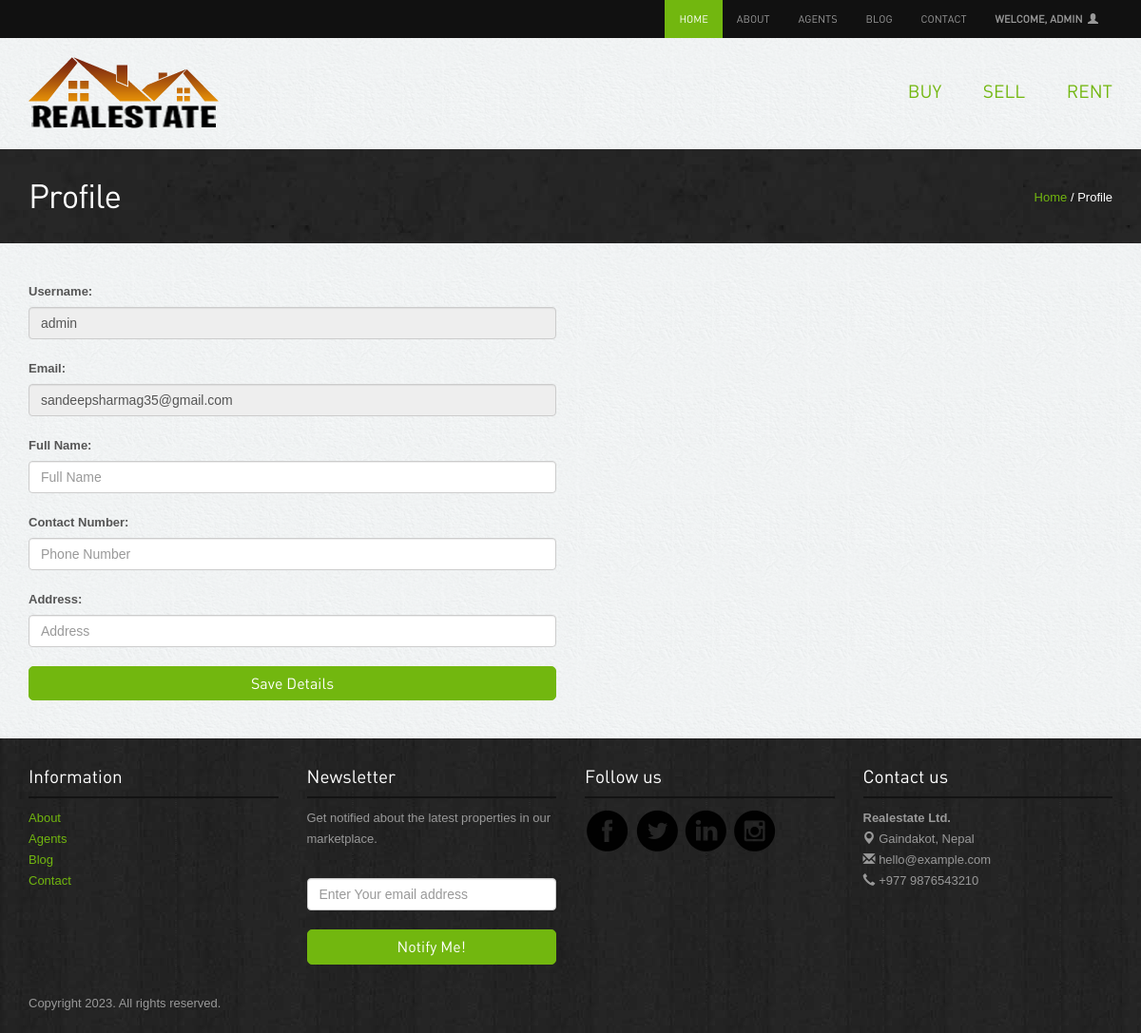
The page /profile/ (signed in) on the database as committed earlier.
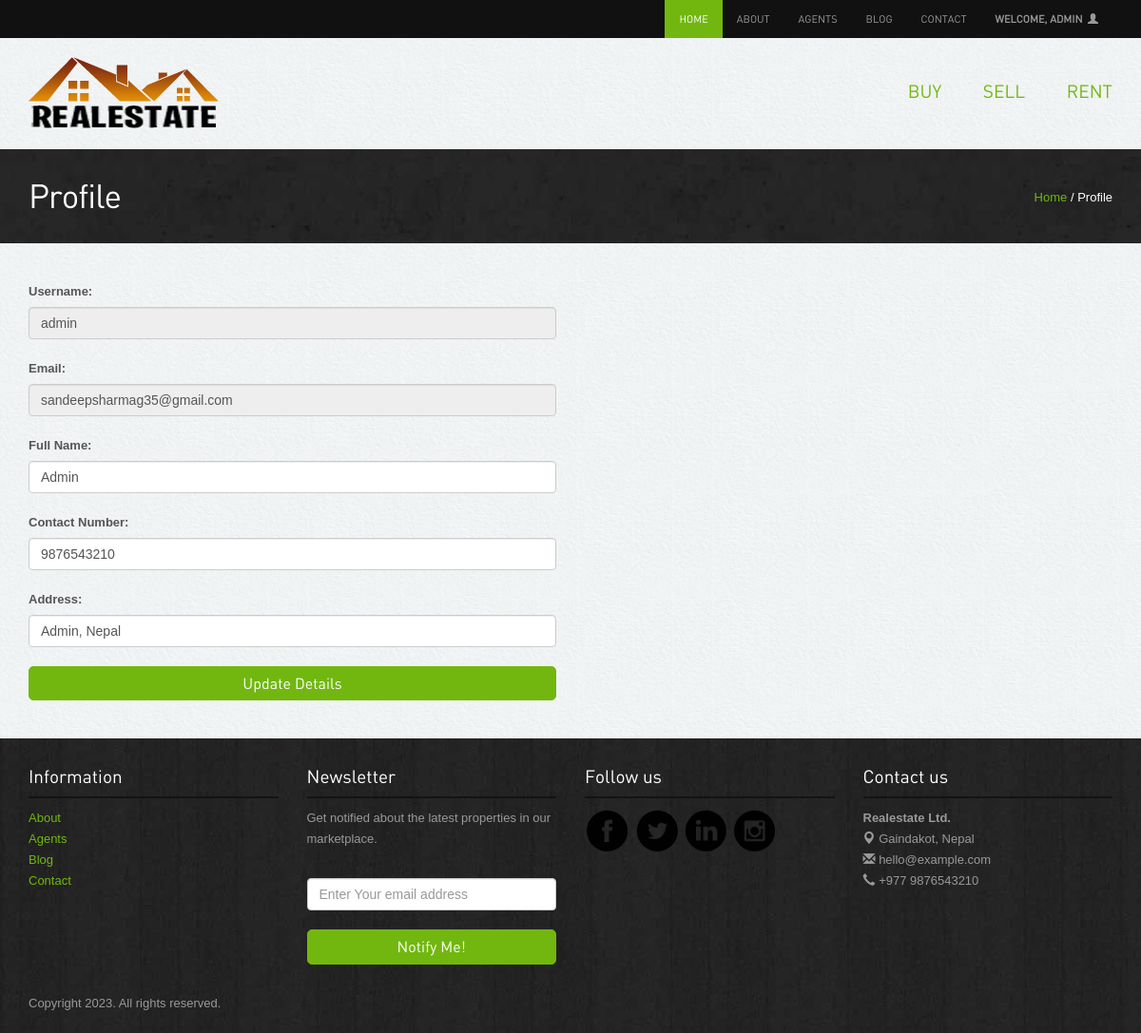
The same page on the database as committed later.
### account/models.py (models this page shows, shortened)
class Profile(models.Model):
    user = models.OneToOneField(User, on_delete=models.CASCADE)
    fullname = models.TextField(max_length=50, blank=True)
    phone_regex = RegexValidator(
        regex=r"^\+?1?\d{9,15}$",
        message="Phone number must be entered in the format: '+999999999'. Up to 15 digits allowed.",
    )
    phone_number = models.CharField(
        validators=[phone_regex], max_length=17, blank=True
    )  # max_length should be enough to accommodate the longest possible phone number, with the country code
    email = models.EmailField(max_length=100, unique=True)
    address = models.TextField(max_length=100, blank=True)

### account/views.py (the view, shortened to what this page needs)
# urls.py: path("profile/", views.ProfilePage, name="profile"),
@login_required(login_url=login)
def ProfilePage(request):
    user = request.user
    try:
        profile = Profile.objects.get(user=user)
        is_new_profile = False
    except Profile.DoesNotExist:
        profile = None
        is_new_profile = True
    success_message = None
    context = {
        "user": request.user,
        "profile": profile,
        "is_new_profile": is_new_profile,
        "success_message": success_message,
    }
    return render(request, "profile.html", context)

### templates/profile.html (shortened to what this page needs)
{% extends 'home.html' %}
{% load static %}
{% block content %}
<div class="inside-banner">
  <div class="container">
    <span class="pull-right"><a href="{% url 'home' %}">Home</a> / Profile</span>
    <h2>Profile</h2>
  </div>
</div>
<div class="container">
  <div class="spacer">
    <form method="post" role="form">
      {% if is_new_profile %}
      <div class="row">
        <div class="col-lg-6 col-sm-6">
          <label for="user-name">Username:</label>
          <input type="text" class="form-control" value="{{user.username}}" id="user-name" name="user-name" readonly>
        </div>
      </div>
      <div class="row">
        <div class="col-lg-6 col-sm-6">
          <label for="email">Email:</label>
          <input type="email" class="form-control" value="{{user.email}}" id="email" name="email" readonly>
        </div>
      </div>
      <div class="row">
        <div class="col-lg-6 col-sm-6">
          <label for="full-name">Full Name:</label>
          <input type="text" class="form-control" placeholder="Full Name" id="full-name" name="full-name">
        </div>
      </div>
      <div class="row">
        <div class="col-lg-6 col-sm-6">
          <label for="phone-number">Contact Number:</label>
          <input type="number" class="form-control" placeholder="Phone Number" id="phone-number" name="phone-number"
            required>
        </div>
      </div>
      <div class="row">
        <div class="col-lg-6 col-sm-6">
          <label for="address">Address:</label>
          <input type="text" class="form-control" placeholder="Address" id="address" name="address">
        </div>
      </div>
      <div class="row">
        <div class="col-lg-6 col-sm-6">
          <button type="submit" class="btn btn-success">Save Details</button>
        </div>
      </div>
      {% else %}
      <div class="row">
        <div class="col-lg-6 col-sm-6">
          <label for="user-name">Username:</label>
          <input type="text" class="form-control" value="{{user.username}}" id="user-name" name="user-name" readonly>
        </div>
      </div>
      <div class="row">
        <div class="col-lg-6 col-sm-6">
          <label for="email">Email:</label>
          <input type="email" class="form-control" value="{{user.email}}" id="email" name="email" readonly>
        </div>
      </div>
      <div class="row">
        <div class="col-lg-6 col-sm-6">
          <label for="full-name">Full Name:</label>
          <input type="text" class="form-control" placeholder="Full Name" id="full-name" name="full-name"
            value="{{profile.fullname}}">
        </div>
      </div>
      <div class="row">
        <div class="col-lg-6 col-sm-6">
          <label for="phone-number">Contact Number:</label>
          <input type="number" class="form-control" placeholder="Phone Number" id="phone-number" name="phone-number"
            value="{{profile.phone_number}}" required>
        </div>
      </div>
      <div class="row">
        <div class="col-lg-6 col-sm-6">
          <label for="address">Address:</label>
          <input type="text" class="form-control" placeholder="Address" id="address" name="address"
            value="{{profile.address}}">
        </div>
      </div>
      <div class="row">
        <div class="col-lg-6 col-sm-6">
          <button type="submit" class="btn btn-success">Update Details</button>
        </div>
      </div>
      {% endif %}
    </form>
  </div>
</div>
{% endblock %}

### templates/home.html (shortened to what this page needs)
{% extends 'index.html' %}
{% load static %}
{% block BeforeLogin %}
{% if user.is_authenticated %}
<li class="active"><a href="{% url 'home' %}">Home</a></li>
{% else %}
<li class="active"><a href="{% url 'index' %}">Home</a></li>
{% endif %}
{% endblock %}
{% block sellpage %}
{% if user.is_authenticated %}
<li><a href="{% url 'sell' %}">Sell</a></li>
{% endif %}
{% endblock %}
{% block loginstatus %}
{% if user.is_authenticated %}
<li class="nav-item dropdown">
  <a class="nav-link dropdown-toggle" href="#" id="navbarDropdown" role="button" data-toggle="dropdown"
    aria-haspopup="true" aria-expanded="false"><strong>Welcome, {{ user.username }} </strong> &nbsp;<span
      class="glyphicon glyphicon-user"></span>
  </a>
</li>
{% else %}
<li><a href="{% url 'login' %}"><span class="glyphicon glyphicon-user"></span></a></li>
{% endif %}
{% endblock %}

### templates/index.html (shortened to what this page needs)
<!DOCTYPE html>
<html lang="en">
{% load static %}
<head>
  <link rel="stylesheet" href="{% static 'assets/bootstrap/css/bootstrap.css' %}" />
  <link rel="stylesheet" href="{% static 'assets/style.css' %}" />
  <link rel="stylesheet" href="https://cdnjs.cloudflare.com/ajax/libs/dropzone/5.9.3/dropzone.min.css" />
  <link rel="stylesheet" href="{% static 'assets/owl-carousel/owl.carousel.css' %}">
  <link rel="stylesheet" href="{% static 'assets/owl-carousel/owl.theme.css' %}">
  <link rel="stylesheet" type="text/css" href="{% static 'assets/slitslider/css/style.css' %}" />
  <link rel="stylesheet" type="text/css" href="{% static 'assets/slitslider/css/custom.css' %}" />
</head>
<body>
  {% block header %}
  <div class="navbar-wrapper">
    <div class="navbar-inverse" role="navigation">
      <div class="container">
        <div class="navbar-collapse  collapse">
          <ul class="nav navbar-nav navbar-right">
            {% block BeforeLogin %}{% endblock %}
            <li><a href="{% url 'about' %}">About</a></li>
            <li><a href="{% url 'agents' %}">Agents</a></li>
            <li><a href="{% url 'blog' %}">Blog</a></li>
            <li><a href="{% url 'contact' %}">Contact</a></li>
            {% block loginstatus %}{% endblock %}
          </ul>
        </div>
      </div>
    </div>
  </div>
  {% endblock %}
  {% block subheader %}
  <div class="container">
    <div class="header">
      <a href="{% url 'home' %}"><img src="{% static 'images/logo.png' %}" alt="Realestate"></a>
      <ul class="pull-right">
        <li><a href="{% url 'buy' %}">Buy</a></li>
        {% block sellpage %}{% endblock %}
        <li><a href="{% url 'rent' %}">Rent</a></li>
      </ul>
    </div>
  </div>
  {% endblock %}
  {% block content %}{% endblock %}
  {% block footer %}
  <div class="footer">
    <div class="container">
      <div class="row">
        <div class="col-lg-3 col-sm-3">
          <h4>Information</h4>
          <ul class="row">
            <li class="col-lg-12 col-sm-12 col-xs-3"><a href="{% url 'about' %}">About</a></li>
            <li class="col-lg-12 col-sm-12 col-xs-3"><a href="{% url 'agents' %}">Agents</a></li>
            <li class="col-lg-12 col-sm-12 col-xs-3"><a href="{% url 'blog' %}">Blog</a></li>
            <li class="col-lg-12 col-sm-12 col-xs-3"><a href="{% url 'contact' %}">Contact</a></li>
          </ul>
        </div>
        <div class="col-lg-3 col-sm-3">
          <h4>Newsletter</h4>
          <p>Get notified about the latest properties in our marketplace.</p>
          <form class="form-inline" role="form">
            <input type="text" placeholder="Enter Your email address" class="form-control">
            <button class="btn btn-success" type="button">Notify Me!</button>
          </form>
        </div>
        <div class="col-lg-3 col-sm-3">
          <h4>Follow us</h4>
          <a href="https://www.facebook.com/sandeepsharmag35" target="_blank"><img
              src="{% static 'images/facebook.png' %}" alt="facebook"></a>
          <a href="https://twitter.com/slayrant/" target="_blank"><img src="{% static 'images/twitter.png' %}"
              alt="twitter"></a>
          <a href="#"><img src="{% static 'images/linkedin.png' %}" target="_blank" alt="linkedin"></a>
          <a href="https://instagram.com/sandip.slayrant/" target="_blank"><img
              src="{% static 'images/instagram.png' %}" alt="instagram"></a>
        </div>
        <div class="col-lg-3 col-sm-3">
          <h4>Contact us</h4>
          <p><b>Realestate Ltd.</b><br>
            <span class="glyphicon glyphicon-map-marker"></span> Gaindakot, Nepal <br>
            <span class="glyphicon glyphicon-envelope"></span> hello@example.com<br>
            <span class="glyphicon glyphicon-earphone"></span> +977 9876543210
          </p>
        </div>
      </div>
      <p class="copyright">Copyright 2023. All rights reserved. </p>
    </div>
  </div>
  {% endblock %}
</body>
</html>

### static/assets/style.css (style rules this page uses)
body { color:#555; font:normal 13px/22px Arial; background:url(../images/bgmain.png) #eee; }
h1,h2,h3,h4,h5 { font-weight:normal; font-family: din;margin: 0;padding: 0;color: #000 }
h2 { font-size: 35px; letter-spacing: -1px;margin-bottom: 20px; }
h4 { margin: 10px 0; font-size: 19px; }
p { margin-bottom: 30px; }
a { color:#72b70f; text-decoration:none;outline: none; }
.spacer { margin-top: 40px;margin-bottom:40px; }
select,input { outline: 0; margin-bottom: 20px; }
.btn { border-radius: 5px; font-family: din; outline: none; }
.btn-success { background: #72b70f;border:1px solid #72b70f;padding:6px 20px; font-size:16px; width: 100%; }
.header { padding: 20px 0; }
.header ul { list-style: none;margin: 0; padding: 0;margin-top: 25px; }
.header ul li { display: inline-block; padding: 0 0 0 40px; }
.header ul li a { font-size: 19px;font-family: din;text-transform: uppercase; }
.navbar-inverse { background-color: #111; }
.navbar-inverse .navbar-nav > li > a { font-size: 11px;padding-top: 10px;padding-bottom: 10px;font-family: din;text-transform: uppercase; }
.navbar-inverse .navbar-nav > .active > a, .navbar-inverse .navbar-nav > .active > a:hover, .navbar-inverse .navbar-nav > .active > a:focus { background-color: #72b70f; }
.inside-banner { background:url(../images/bginside.jpg) #222;color: #fff; padding: 30px 0; }
.inside-banner h2 { margin: 0; color: #fff; }
.inside-banner span { margin-top: 10px; }
.footer { background:url(../images/bg.jpg) #222; padding: 20px 0; color: #999; }
.footer h4 { color: #fff;border-bottom: 2px solid #131313;margin-bottom: 10px;padding-bottom: 10px; }
.footer ul { list-style: none;padding: 0; }
.footer p.copyright { margin: 30px 0 0 0; }

Rows that differ between the two databases and show on the page:
added Profile: full-name "Admin", phone-number "9876543210", address "Admin, Nepal"
Other text that changed with them:
form field user-name: (not shown) → "admin"
form field email: (not shown) → "sandeepsharmag35@gmail.com"
form field user-name: "admin" → (not shown)
form field email: "sandeepsharmag35@gmail.com" → (not shown)
text no longer shown: "Save Details"
text now shown: "Update Details"
